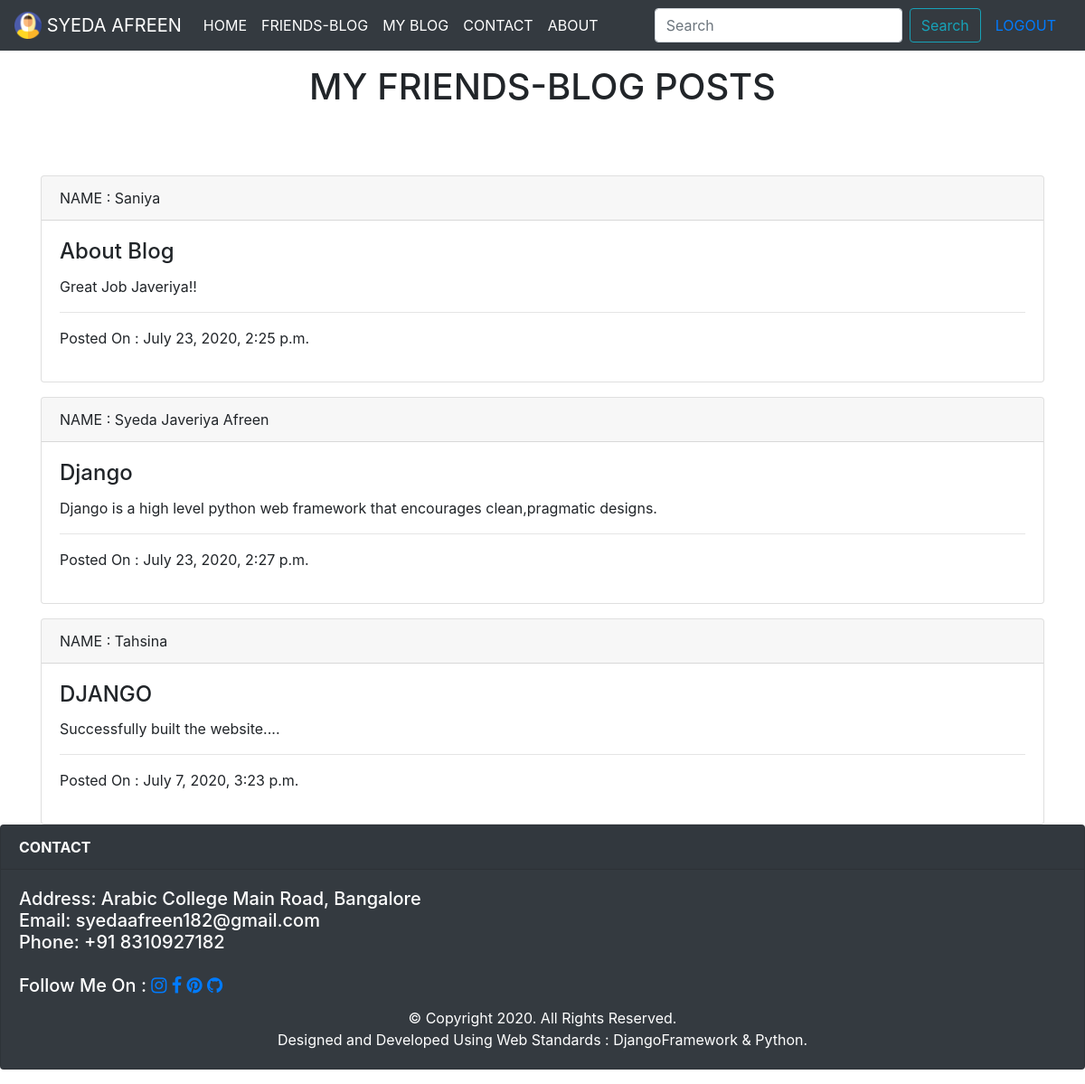
/handleFriendsBlog (signed in), run on the app's committed database.
### app/models.py (models this page shows, shortened)
class BlogPost(models.Model):
    sno=models.AutoField(primary_key=True)
    title=models.CharField(max_length=10)
    content=models.TextField()
    name=models.CharField(max_length=25)
    timeStamp = models.DateTimeField(blank=True)

### app/views.py (the view)
# urls.py: path('handleFriendsBlog',views.friends,name='friends'),
def friends(request):
    if not request.user.is_authenticated:
        messages.error(request,"Please login and Try Again")
        return redirect('/login')
    allPosts=BlogPost.objects.all()
    context = {'allPosts':allPosts}
    return render(request,'friends.html',context)

### templates/friends.html (shortened to what this page needs)
{% extends 'basic.html' %}
{% block body %}
<center><p class="text-center mt-3 mb-3"><h1>MY FRIENDS-BLOG POSTS</h1></p></center>
<center>
<div class="container mt-4">
</div>
</center>
{% for post in allPosts %}
<div class="container mt-3">
<div class="card">
<div class="card-header">
NAME : {{post.name}}
</div>
<div class="card-body">
<h4 class="card-title">{{post.title}}</h4>
<p class="card-text">{{post.content}}</p>
<hr>
<p>Posted On : {{post.timeStamp}}</p>
</div>
</div>
</div>
{% endfor %}
{% endblock body %}

### data on the page
BlogPost: name "Saniya", title "About Blog", content "Great Job Javeriya!!", timeStamp "July 23, 2020, 2:25 p.m."
BlogPost: name "Syeda Javeriya Afreen", title "Django", content "Django is a high level python web framework that encourages clean,pragmatic designs.", timeStamp "July 23, 2020, 2:27 p.m."
BlogPost: name "Tahsina", title "DJANGO", content "Successfully built the website....", timeStamp "July 7, 2020, 3:23 p.m."
